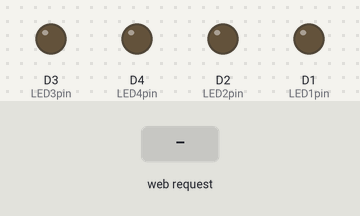
Bench run of a sketch on a simulated ESP8266 (NodeMCU). Parts: output pins drawn as LEDs (lit = HIGH). Inputs (shaded band) come from the test bench.

Above: at 1.3 s.
1.4 s: HTTP request GET /led1on received
At 2.6 s:
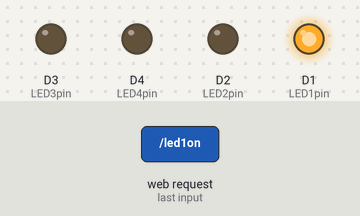
2.9 s: HTTP request GET /led2on received
At 3.8 s:
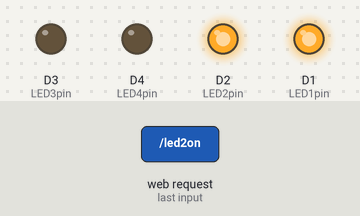
4.4 s: HTTP request GET /led1off received
At 5.0 s:
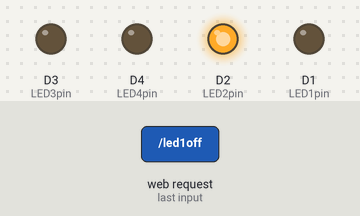
5.9 s: HTTP request GET /led3on received
At 6.2 s:
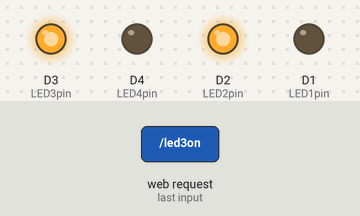
7.4 s: HTTP request GET /led2off received
At 8.5 s:
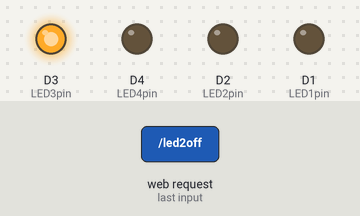
8.9 s: HTTP request GET /led4on received
At 9.6 s:
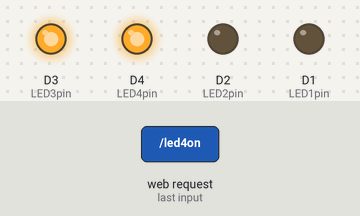
Timing chart, 0 to 11.4 s (numbered marks = the images above; inputs shaded):
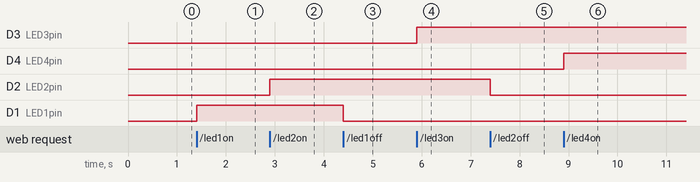

The sketch:

Home_light_nodeMCU.ino
```cpp
#include <ESP8266WiFi.h>
#include <ESP8266WebServer.h>

/* Установите здесь свои SSID и пароль */
const char* ssid = "NodeMCU";       // SSID
const char* password = "001234567800";  // password

/* Настройки IP адреса */
IPAddress local_ip(192,168,1,1);
IPAddress gateway(192,168,1,1);
IPAddress subnet(255,255,255,0);

ESP8266WebServer server(80);

uint8_t LED1pin = D1;
bool LED1status = LOW;

uint8_t LED2pin = D2;
bool LED2status = LOW;

uint8_t LED3pin = D3;
bool LED3status = LOW;

uint8_t LED4pin = D4;
bool LED4status = LOW;

void setup()
{
  Serial.begin(115200);
  pinMode(LED1pin, OUTPUT);
  pinMode(LED2pin, OUTPUT);
  pinMode(LED3pin, OUTPUT);
  pinMode(LED4pin, OUTPUT);

  WiFi.softAP(ssid, password);
  WiFi.softAPConfig(local_ip, gateway, subnet);
  delay(100);

  server.on("/", handle_OnConnect);
  server.on("/led1on", handle_led1on);
  server.on("/led1off", handle_led1off);
  server.on("/led2on", handle_led2on);
  server.on("/led2off", handle_led2off);
  server.on("/led3on", handle_led3on);
  server.on("/led3off", handle_led3off);
  server.on("/led4on", handle_led4on);
  server.on("/led4off", handle_led4off);
  server.on("/led23on", handle_led23on);
  server.on("/led23off", handle_led23off);
  server.on("/led14on", handle_led14on);
  server.on("/led14off", handle_led14off);
  server.on("/ledallon", handle_ledallon);
  server.on("/ledalloff", handle_ledalloff);
  server.onNotFound(handle_NotFound);

  server.begin();
  //Serial.println("HTTP server started");
}

void loop()
{
  server.handleClient();
  if(LED1status)
    digitalWrite(LED1pin, HIGH);
  else
    digitalWrite(LED1pin, LOW);

  if(LED2status)
    digitalWrite(LED2pin, HIGH);
  else
    digitalWrite(LED2pin, LOW);

  if(LED3status)
    digitalWrite(LED3pin, HIGH);
  else
    digitalWrite(LED3pin, LOW);

  if(LED4status)
    digitalWrite(LED4pin, HIGH);
  else
    digitalWrite(LED4pin, LOW);
}

void handle_OnConnect()
{
  /*
  Serial.print("GPIO1 Status: ");
  if(LED1status)
    Serial.print("ON");
  else
    Serial.print("OFF");

  Serial.print(" | GPIO2 Status: ");
  if(LED2status)
    Serial.print("ON");
  else
    Serial.print("OFF");

  Serial.print("GPIO3 Status: ");
  if(LED3status)
    Serial.print("ON");
  else
    Serial.print("OFF");

  Serial.print(" | GPIO4 Status: ");
  if(LED4status)
    Serial.print("ON");
  else
    Serial.print("OFF");

  Serial.println("");*/
  server.send(200, "text/html", SendHTML(LED1status,LED2status,LED3status,LED4status));
}

void handle_led1on()
{
  LED1status = HIGH;
  //Serial.println("GPIO8 Status: ON");
  server.send(200, "text/html", SendHTML(true,LED2status,LED3status,LED4status));
}

void handle_led1off()
{
  LED1status = LOW;
  //Serial.println("GPIO8 Status: OFF");
  server.send(200, "text/html", SendHTML(false,LED2status,LED3status,LED4status));
}

void handle_led2on()
{
  LED2status = HIGH;
  //Serial.println("GPIO7 Status: ON");
  server.send(200, "text/html", SendHTML(LED1status,true,LED3status,LED4status));
}

void handle_led2off()
{
  LED2status = LOW;
  //Serial.println("GPIO7 Status: OFF");
  server.send(200, "text/html", SendHTML(LED1status,false,LED3status,LED4status));
}

void handle_led3on()
{
  LED3status = HIGH;
  //Serial.println("GPIO6 Status: ON");
  server.send(200, "text/html", SendHTML(LED1status,LED2status,true,LED4status));
}

void handle_led3off()
{
  LED3status = LOW;
  //Serial.println("GPIO6 Status: OFF");
  server.send(200, "text/html", SendHTML(LED1status,LED2status,false,LED4status));
}

void handle_led4on()
{
  LED4status = HIGH;
  //Serial.println("GPIO5 Status: ON");
  server.send(200, "text/html", SendHTML(LED1status,LED2status,LED3status,true));
}

void handle_led4off()
{
  LED4status = LOW;
  //Serial.println("GPIO5 Status: OFF");
  server.send(200, "text/html", SendHTML(LED1status,LED2status,LED3status,false));
}

void handle_led23on()
{
  LED2status = HIGH;
  LED3status = HIGH;
  server.send(200, "text/html", SendHTML(LED1status,true,true,LED4status));
}

void handle_led23off()
{
  LED2status = LOW;
  LED3status = LOW;
  server.send(200, "text/html", SendHTML(LED1status,false,false,LED4status));
}

void handle_led14on()
{
  LED1status = HIGH;
  LED4status = HIGH;
  server.send(200, "text/html", SendHTML(true,LED2status,LED3status,true));
}

void handle_led14off()
{
  LED1status = LOW;
  LED4status = LOW;
  server.send(200, "text/html", SendHTML(false,LED2status,LED3status,false));
}

void handle_ledallon()
{
  LED1status = HIGH;
  LED2status = HIGH;
  LED3status = HIGH;
  LED4status = HIGH;
  server.send(200, "text/html", SendHTML(true,true,true,true));
}

void handle_ledalloff()
{
  LED1status = LOW;
  LED2status = LOW;
  LED3status = LOW;
  LED4status = LOW;
  server.send(200, "text/html", SendHTML(false,false,false,false));
}

void handle_NotFound()
{
  server.send(404, "text/plain", "Not found");
}

String SendHTML(uint8_t led1stat,uint8_t led2stat, uint8_t led3stat,uint8_t led4stat)
{
  String ptr = "<!DOCTYPE html> <html>\n";
  ptr +="<head><meta name=\"viewport\" content=\"width=device-width, initial-scale=1.0, user-scalable=no\">\n";
  ptr +="<title>LED Control</title>\n";
  ptr +="<style>html { font-family: Helvetica; display: inline-block; margin: 0px auto; text-align: center;}\n";
  ptr +="body{margin-top: 50px;} h1 {color: #444444;margin: 50px auto 30px;} h3 {color: #444444;margin-bottom: 50px;}\n";
  ptr +=".button {display: block;width: 80px;background-color: #1abc9c;border: none;color: white;padding: 13px 30px;text-decoration: none;font-size: 25px;margin: 0px auto 35px;cursor: pointer;border-radius: 4px;}\n";
  ptr +=".button-on {background-color: #1abc9c;}\n";
  ptr +=".button-on:active {background-color: #16a085;}\n";
  ptr +=".button-off {background-color: #34495e;}\n";
  ptr +=".button-off:active {background-color: #2c3e50;}\n";
  ptr +="p {font-size: 14px;color: #888;margin-bottom: 10px;}\n";
  ptr +="</style>\n";
  ptr +="</head>\n";
  ptr +="<body>\n";
  ptr +="<h1>Light Web Server</h1>\n";

  //ledNstat передают хендлы в эту функцию

  if(led1stat)
    ptr +="<p>LED1: OFF</p><a class=\"button button-on\" href=\"/led1off\">ON</a>\n";
  else
    ptr +="<p>LED1: ON</p><a class=\"button button-off\" href=\"/led1on\">OFF</a>\n";

  if(led2stat)
    ptr +="<p>LED2: OFF</p><a class=\"button button-on\" href=\"/led2off\">ON</a>\n";
  else
    ptr +="<p>LED2: ON</p><a class=\"button button-off\" href=\"/led2on\">OFF</a>\n";

  if(led3stat)
    ptr +="<p>LED3: OFF</p><a class=\"button button-on\" href=\"/led3off\">ON</a>\n";
  else
    ptr +="<p>LED3: ON</p><a class=\"button button-off\" href=\"/led3on\">OFF</a>\n";

  if(led4stat)
    ptr +="<p>LED4: OFF</p><a class=\"button button-on\" href=\"/led4off\">ON</a>\n";
  else
    ptr +="<p>LED4: ON</p><a class=\"button button-off\" href=\"/led4on\">OFF</a>\n";

  if(led1stat & led4stat)
    ptr +="<p>LED1+4</p><a class=\"button button-on\" href=\"/led14off\">ON</a>\n";
  else
    ptr +="<p>LED1+4</p><a class=\"button button-off\" href=\"/led14on\">OFF</a>\n";

  if(led2stat & led3stat)
    ptr +="<p>LED2+3</p><a class=\"button button-on\" href=\"/led23off\">ON</a>\n";
  else
    ptr +="<p>LED2+3</p><a class=\"button button-off\" href=\"/led23on\">OFF</a>\n";

  if(led1stat & led2stat & led3stat & led4stat)
    ptr +="<p>All LED</p><a class=\"button button-on\" href=\"/ledalloff\">ON</a>\n";
  else
    ptr +="<p>All LED</p><a class=\"button button-off\" href=\"/ledallon\">OFF</a>\n";

  ptr +="</body>\n";
  ptr +="</html>\n";
  return ptr;
}
```

Measured:
- after the input at 1.4 s, D1 (LED1pin): LOW → HIGH at once
- after the input at 2.9 s, D2 (LED2pin): LOW → HIGH at once
- after the input at 4.4 s, D1 (LED1pin): HIGH → LOW at once
- after the input at 5.9 s, D3 (LED3pin): LOW → HIGH at once
- after the input at 7.4 s, D2 (LED2pin): HIGH → LOW at once
- after the input at 8.9 s, D4 (LED4pin): LOW → HIGH at once
